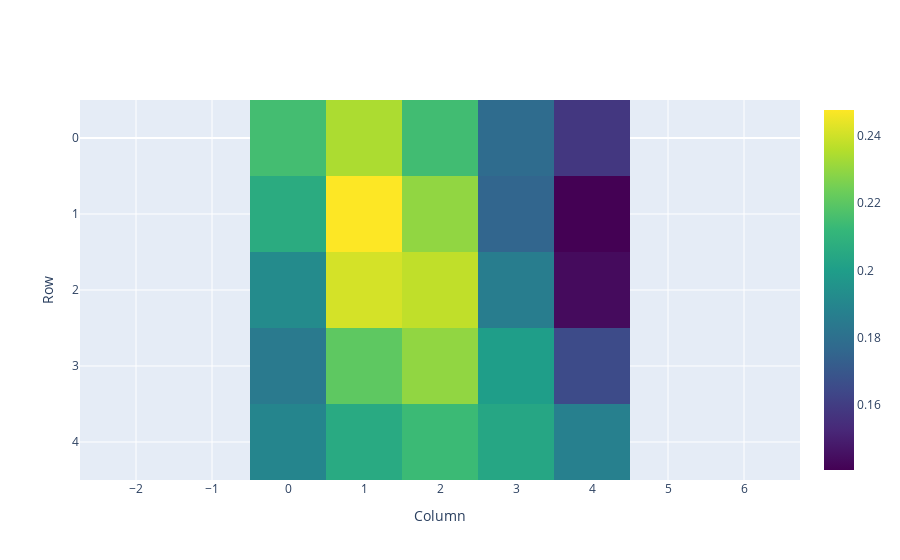

The cell this chart's notebook holds for it:
### Code cell
K = pe[:5] @ W_K.T
Q = pe[:5] @ W_Q.T

attn_scores = torch.einsum('qd,kd->qk', Q,K)


heatmap_plotly(attn_scores.softmax(dim=1))

### Figure 1 — Plotly figure (JSON) as saved in the notebook; plotly's stock layout.template omitted (floating-point values rounded to 4 significant figures)
{"data": [{"colorscale": [[0, "#440154"], [0.1111, "#482878"], [0.2222, "#3e4989"], [0.3333, "#31688e"], [0.4444, "#26828e"], [0.5556, "#1f9e89"], [0.6667, "#35b779"], [0.7778, "#6ece58"], [0.8889, "#b5de2b"], [1, "#fde725"]], "type": "heatmap", "z": [[0.215, 0.2343, 0.2146, 0.178, 0.158], [0.2065, 0.2477, 0.2297, 0.1755, 0.1407], [0.192, 0.2409, 0.2376, 0.1858, 0.1437], [0.1845, 0.2206, 0.2297, 0.2001, 0.1651], [0.1895, 0.2057, 0.2133, 0.2041, 0.1874]]}], "layout": {"autosize": true, "xaxis": {"autorange": true, "domain": [0, 1], "range": [-12.36, 16.36], "scaleanchor": "y", "scaleratio": 1, "title": {"text": "Column"}}, "yaxis": {"autorange": true, "constrain": "domain", "domain": [0, 1], "range": [4.5, -0.5], "title": {"text": "Row"}}}}
